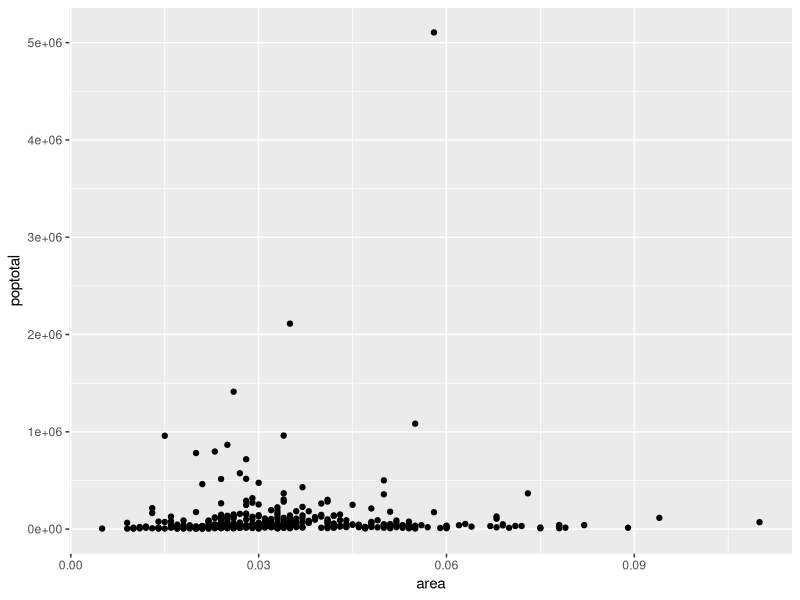
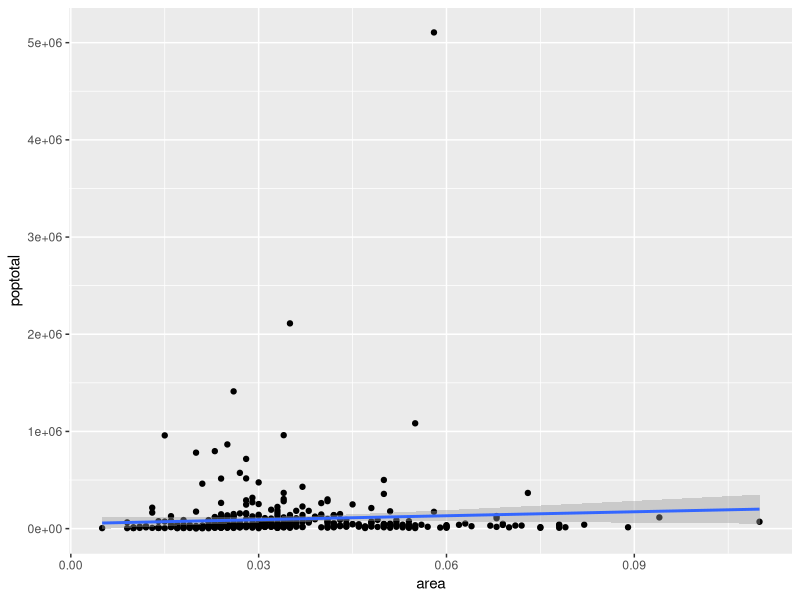
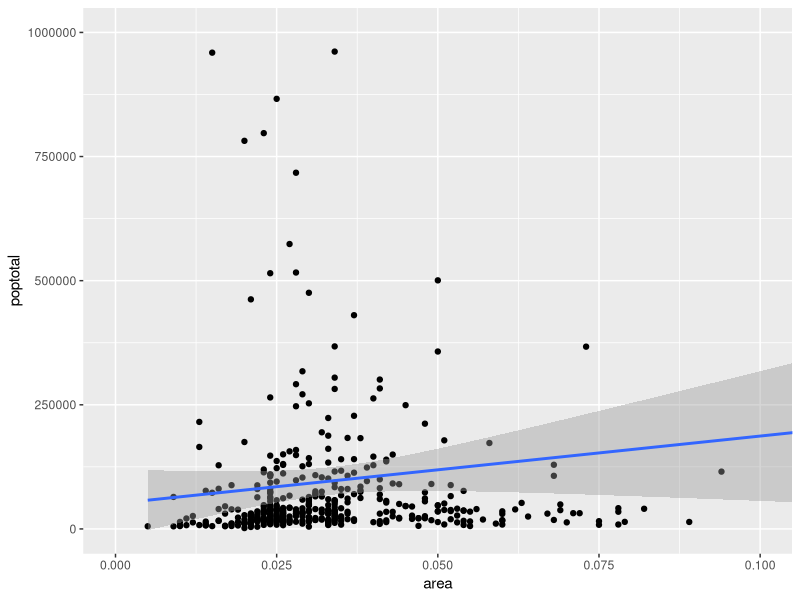
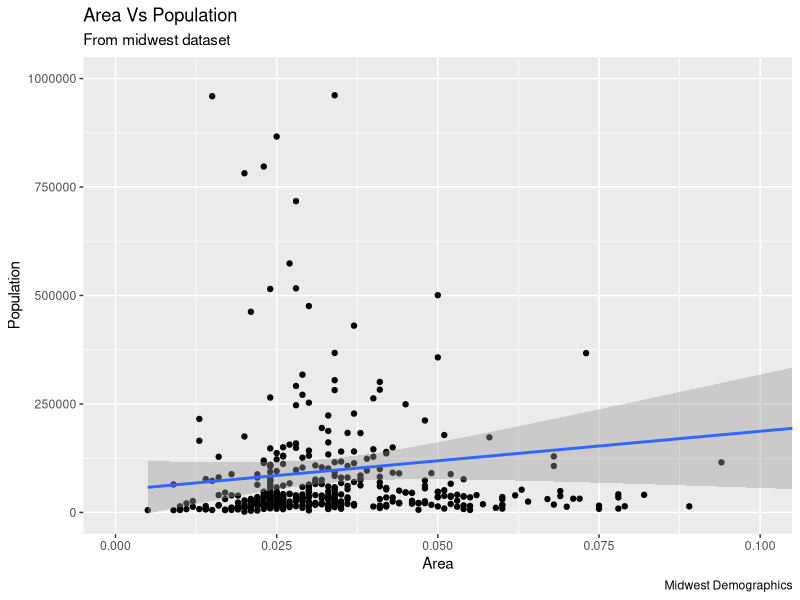
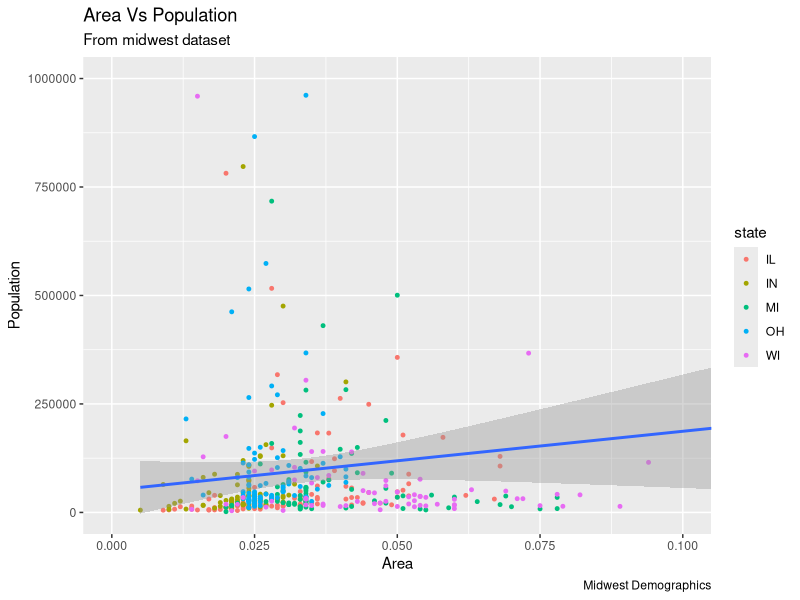
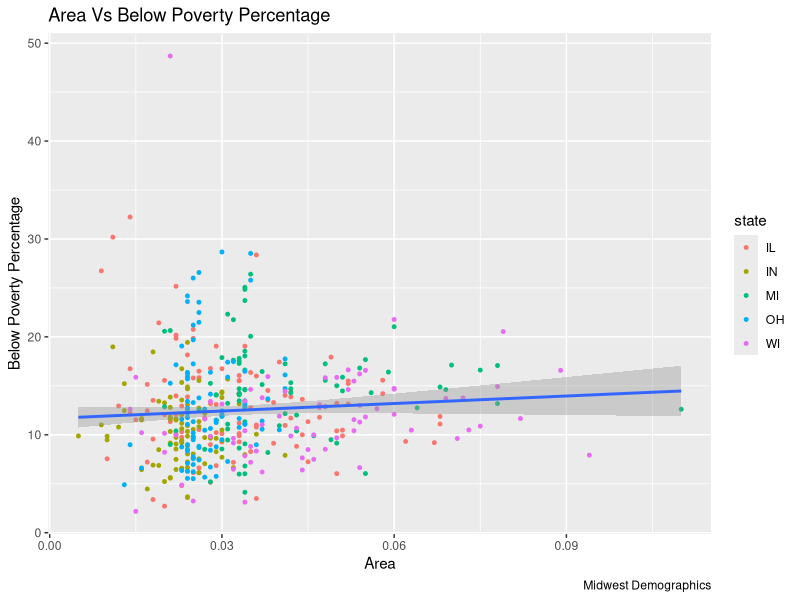

Write the R code that produced these figures, in order. (Note: this script raises an error after producing the figures.)
# install.packages("tidyverse")

library(ggplot2)












data(midwest)

ggplot(midwest, aes(x=area, y=poptotal)) + geom_point()

# create a plot variable g, in this plot, x axis is the area
# y axis is the total population of this county
# The data will be plot as individual points and a smoothing 
# function is added to see the overall trend
g <- ggplot(midwest, aes(x=area, y=poptotal)) +
  geom_point() + 
  geom_smooth(method="lm") 

plot(g)




# Zoom in without deleting the points outside the limits. 
# As a result, the line of best fit is the same as the original plot.
g1 <- g + coord_cartesian(xlim=c(0,0.1), ylim=c(0, 1000000))  # zooms in
plot(g1)







# Add Title and Labels
g1 + labs(title="Area Vs Population", 
          subtitle="From midwest dataset", 
          y="Population", 
          x="Area", 
          caption="Midwest Demographics")




# the full function call to create the plot 
g2 <- ggplot(midwest, aes(x=area, y=poptotal)) + 
  geom_point(aes(col=state), size=1) + 
  geom_smooth(method="lm") + 
  coord_cartesian(xlim=c(0,0.1), ylim=c(0, 1000000)) + 
  labs(title="Area Vs Population", 
       subtitle="From midwest dataset", 
       y="Population", 
       x="Area", 
       caption="Midwest Demographics")
plot(g2)




# Set color to vary based on state categories.
ggplot(midwest, aes(x=area, y=percbelowpoverty)) + 
  geom_point(aes(col=state), size=1) + 
  geom_smooth(method="lm") + 
  labs(title="Area Vs Below Poverty Percentage", 
       y="Below Poverty Percentage", 
       x="Area", 
       caption="Midwest Demographics")
plot(g3)


# Set color to vary based on state categories.
ggplot(midwest, aes(x=percbelowpoverty, y=percollege)) + 
  geom_point(aes(col=state), size=1) +
  geom_smooth(method="lm") + 
  labs(title="Below Poverty Percentage vs College Educated Percentage", 
       y="College Educated Percentag", 
       x="Below Poverty Percentage", 
       caption="Midwest Demographics")
plot(g3)


# saving the latest plot, width and height are in inches
ggsave("population6.png", width = 8, height = 6)





